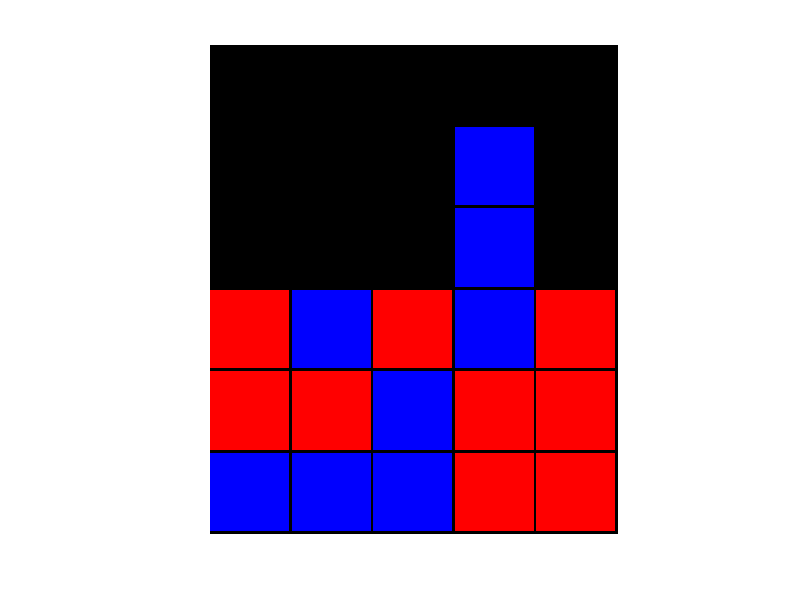

Reproduce this figure in MATLAB.
% Matrici 3-dimensionali per rappresentare un'immagine RGB (Forza 4)

% commentare se non si usa Octave con gnuplot
setenv GNUTERM 'x11'

% Creare una matrice M di dim 7x5 contenente 'o', 'r', 'b', poi creare
% un'immagine RGB, ovvero una matrice T di dim 7*scale x 5*scale x 3 con:
% 
% - [1 1 1] nei quadrati 30x30 corrispondenti alle aree 'o' (no pedina: nero)
% - [1 0 0] nei quadrati 30x30 corrispondenti alle aree 'r' (pedina rossa)
% - [0 0 1] nei quadrati 30x30 corrispondenti alle aree 'b' (pedina blu)
% - scale e` un fattore di scala

% matrice che rappresenta un momento di una partita in corso
%
M = [
    'o'   'o'   'o'   'o'   'o';
    'o'   'o'   'o'   'b'   'o';
    'o'   'o'   'o'   'b'   'o';
    'r'   'b'   'r'   'b'   'r';
    'r'   'r'   'b'   'r'   'r';
    'b'   'b'   'b'   'r'   'r'
]

% scale e` un fattore di scala (es., 30)
SCALE_FACTOR = 30;

% Tabellone del forza 4 (un'immagine RGB)
% di default, la matrice T e` tutta a [0 0 0] (nero) == no pedina
T = zeros([SCALE_FACTOR * size(M), 3]);

% in pratica e` come se ci fossero tre matrici M una "sotto" l'altra, una per
% ogni piano colore (R, G, B). Inoltre, queti piani sono riscalati di
% SCALE_FACTOR

% Pedine rosse:
%  - righe e colonne degli elementi di M con pedina rossa
[r1 , c1] = find(M == 'r');

% Pedine blu:
%  - righe e colonne degli elementi di M con pedina blu
[r2 , c2] = find(M == 'b');

% Faccio quadrati di dimensione (SCALE_FACTOR - 1) x (SCALE_FACTOR - 1) di
% colori diversi. Lascio una riga ed una colonna vuota (i.e., pixel neri) tra
% una pedina e l'altra
%
for ii = 1 : length(r1) %avrei potuto mettere anche length(c1)
    % Righe rosse riscalate

    % per ogni pedina rossa, creo SCALE_FACTOR-1 righe
    r_start = SCALE_FACTOR * (r1(ii) - 1) + 1;
    r_end = SCALE_FACTOR * r1(ii) - 1;


    % Colonne rosse riscalate

    % per ogni pedina rossa, creo SCALE_FACTOR-1 righe
    c_start = SCALE_FACTOR * (c1(ii) - 1) + 1;
    c_end = SCALE_FACTOR * c1(ii) - 1;

    % rosso = pongo a uno il rosso (primo elemento della tripla)
    % ricordiamoci che ogni elemento T(riga, colonna) e` una tripla [R G B]
    T(r_start : r_end, c_start : c_end, 1) = 1;
end


for ii = 1 : length(r2)
    % Righe blu riscalate

    r_start = SCALE_FACTOR * (r2(ii) - 1) + 1;
    r_end = SCALE_FACTOR * r2(ii) - 1;


    % Colonne blu riscalate

    c_start = SCALE_FACTOR * (c2(ii) - 1) + 1;
    c_end = SCALE_FACTOR * c2(ii) - 1;

    % blu = pongo a uno il blu (terzo elemento della tripla)
    % ricordiamoci che ogni elemento T(riga, colonna) e` una tripla [R G B]
    T(r_start : r_end, c_start : c_end, 3) = 1;
end

figure(1),
imshow(T)

